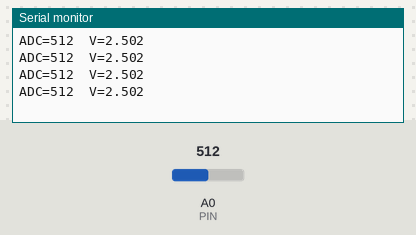
This sketch was run on a simulated Arduino Uno, built with avr-gcc and run on an emulated ATmega328P. On the bench: the last lines printed to the serial monitor. The inputs (shaded band) are chosen by the test bench; at power-on: A0 (PIN) = 512.

Above: at 1.2 s.
1.3 s: A0 (PIN) set to 716
At 1.71 s:
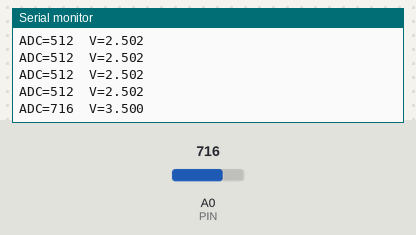
2.8 s: A0 (PIN) set to 900
At 2.91 s:
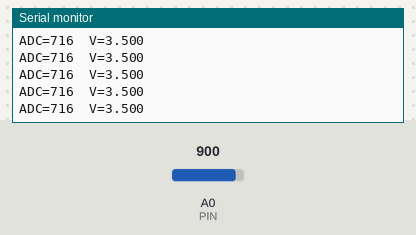
Timing chart, 0 to 5.8 s (numbered marks = the images above; inputs shaded):
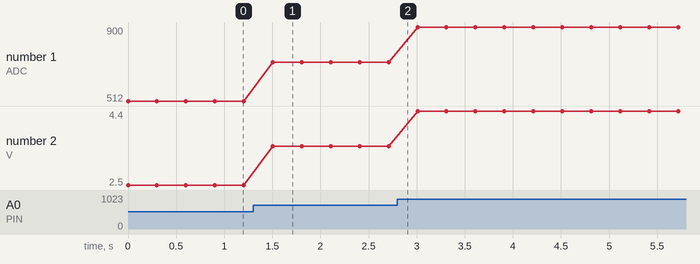

The sketch:

tlakovy.ino
```cpp
const int PIN = A0;

// Referenčné napätie Arduina
const float VCC = 5.0;

void setup() {
  Serial.begin(115200);
}

void loop() {
  // Načítanie analógovej hodnoty (0–1023)
  int adc = analogRead(PIN);

  // Prepočet ADC hodnoty na napätie (V)
  float v = adc * VCC / 1023.0;

  // Výpis ADC hodnoty
  Serial.print("ADC=");
  Serial.print(adc);

  // Výpis vypočítaného napätia
  Serial.print("  V=");
  Serial.println(v, 3);

  delay(300);
}
```

Measured:
- after the input at 1.3 s, the serial monitor: prints a new line after 0.20 s (image 1)
- plotted number 1: 512 → 716 after the input at 1.3 s, 716 → 900 after the input at 2.8 s
- plotted number 2: 2.5 → 3.5 after the input at 1.3 s, 3.5 → 4.4 after the input at 2.8 s
